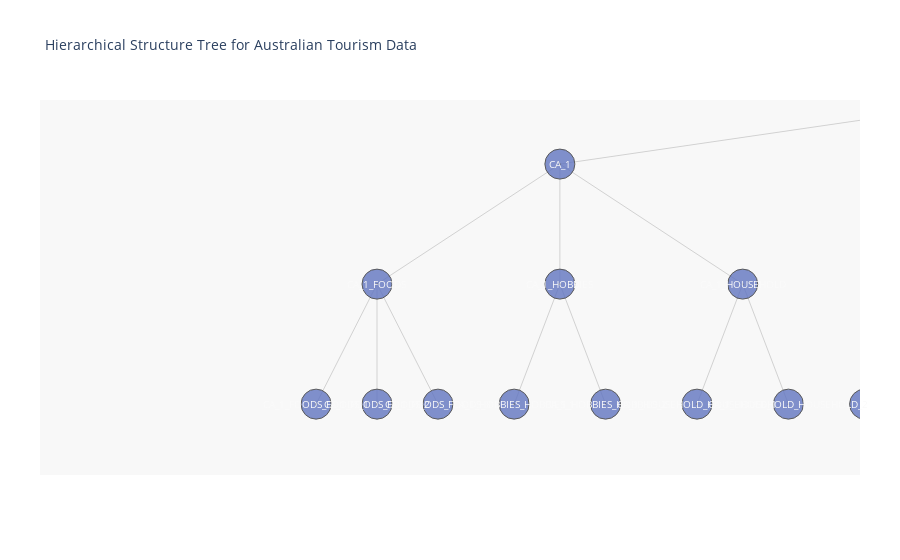

The cell this chart's notebook holds for it:
### Code cell
Xn, Yn, Xe, Ye, labels, annot = get_nodes_edges_position(root_edges, root="total")
M = max(Yn)

fig = go.Figure()

fig.add_trace(go.Scatter(x=Xe,
                   y=Ye,
                   mode='lines',
                   line=dict(color='rgb(210,210,210)', width=1),
                   hoverinfo='none'
                   ))

fig.add_trace(go.Scatter(x=Xn,
                  y=Yn,
                  mode='markers',
                  name='bla',
                  marker=dict(symbol='circle-dot',
                                size=30,
                                color='#6175c1',    #'#DB4551',
                                line=dict(color='rgb(50,50,50)', width=1)
                                ),
                  text=labels,
                  hoverinfo='text',
                  opacity=0.8
                  ))

axis = dict(showline=False, # hide axis line, grid, ticklabels and  title
            zeroline=False,
            showgrid=False,
            showticklabels=False,
            )

fig.update_layout(title= 'Hierarchical Structure Tree for Australian Tourism Data',
              annotations=annot,
              font_size=10,
              showlegend=False,
              xaxis=axis,
              yaxis=axis,
              margin=dict(l=40, r=40, b=85, t=100),
              hovermode='closest',
              plot_bgcolor='rgb(248,248,248)'
              )
fig.show()

### Figure 1 — Plotly figure (JSON) as saved in the notebook; plotly's stock layout.template omitted (floating-point values rounded to 4 significant figures; data arrays with more than 128 entries replaced by an {"elided": "..."} marker saying what was removed)
{"data": [{"hoverinfo": "none", "line": {"color": "rgb(210,210,210)", "width": 1}, "mode": "lines", "type": "scatter", "x": {"elided": "339 float values"}, "y": {"elided": "339 float values"}}, {"hoverinfo": "text", "marker": {"color": "#6175c1", "line": {"color": "rgb(50,50,50)", "width": 1}, "size": 30, "symbol": "circle-dot"}, "mode": "markers", "name": "bla", "opacity": 0.8, "text": ["total", "CA", "CA_1", "CA_1_FOODS", "CA_1_FOODS_FOODS_1", "CA_1_FOODS_FOODS_2", "CA_1_FOODS_FOODS_3", "CA_1_HOBBIES", "CA_1_HOBBIES_HOBBIES_1", "CA_1_HOBBIES_HOBBIES_2", "CA_1_HOUSEHOLD", "CA_1_HOUSEHOLD_HOUSEHOLD_1", "CA_1_HOUSEHOLD_HOUSEHOLD_2", "CA_2", "CA_2_FOODS", "CA_2_FOODS_FOODS_1", "CA_2_FOODS_FOODS_2", "CA_2_FOODS_FOODS_3", "CA_2_HOBBIES", "CA_2_HOBBIES_HOBBIES_1", "CA_2_HOBBIES_HOBBIES_2", "CA_2_HOUSEHOLD", "CA_2_HOUSEHOLD_HOUSEHOLD_1", "CA_2_HOUSEHOLD_HOUSEHOLD_2", "CA_3", "CA_3_FOODS", "CA_3_FOODS_FOODS_1", "CA_3_FOODS_FOODS_2", "CA_3_FOODS_FOODS_3", "CA_3_HOBBIES", "CA_3_HOBBIES_HOBBIES_1", "CA_3_HOBBIES_HOBBIES_2", "CA_3_HOUSEHOLD", "CA_3_HOUSEHOLD_HOUSEHOLD_1", "CA_3_HOUSEHOLD_HOUSEHOLD_2", "CA_4", "CA_4_FOODS", "CA_4_FOODS_FOODS_1", "CA_4_FOODS_FOODS_2", "CA_4_FOODS_FOODS_3", "CA_4_HOBBIES", "CA_4_HOBBIES_HOBBIES_1", "CA_4_HOBBIES_HOBBIES_2", "CA_4_HOUSEHOLD", "CA_4_HOUSEHOLD_HOUSEHOLD_1", "CA_4_HOUSEHOLD_HOUSEHOLD_2", "TX", "TX_1", "TX_1_FOODS", "TX_1_FOODS_FOODS_1", "TX_1_FOODS_FOODS_2", "TX_1_FOODS_FOODS_3", "TX_1_HOBBIES", "TX_1_HOBBIES_HOBBIES_1", "TX_1_HOBBIES_HOBBIES_2", "TX_1_HOUSEHOLD", "TX_1_HOUSEHOLD_HOUSEHOLD_1", "TX_1_HOUSEHOLD_HOUSEHOLD_2", "TX_2", "TX_2_FOODS", "TX_2_FOODS_FOODS_1", "TX_2_FOODS_FOODS_2", "TX_2_FOODS_FOODS_3", "TX_2_HOBBIES", "TX_2_HOBBIES_HOBBIES_1", "TX_2_HOBBIES_HOBBIES_2", "TX_2_HOUSEHOLD", "TX_2_HOUSEHOLD_HOUSEHOLD_1", "TX_2_HOUSEHOLD_HOUSEHOLD_2", "TX_3", "TX_3_FOODS", "TX_3_FOODS_FOODS_1", "TX_3_FOODS_FOODS_2", "TX_3_FOODS_FOODS_3", "TX_3_HOBBIES", "TX_3_HOBBIES_HOBBIES_1", "TX_3_HOBBIES_HOBBIES_2", "TX_3_HOUSEHOLD", "TX_3_HOUSEHOLD_HOUSEHOLD_1", "TX_3_HOUSEHOLD_HOUSEHOLD_2", "WI", "WI_1", "WI_1_FOODS", "WI_1_FOODS_FOODS_1", "WI_1_FOODS_FOODS_2", "WI_1_FOODS_FOODS_3", "WI_1_HOBBIES", "WI_1_HOBBIES_HOBBIES_1", "WI_1_HOBBIES_HOBBIES_2", "WI_1_HOUSEHOLD", "WI_1_HOUSEHOLD_HOUSEHOLD_1", "WI_1_HOUSEHOLD_HOUSEHOLD_2", "WI_2", "WI_2_FOODS", "WI_2_FOODS_FOODS_1", "WI_2_FOODS_FOODS_2", "WI_2_FOODS_FOODS_3", "WI_2_HOBBIES", "WI_2_HOBBIES_HOBBIES_1", "WI_2_HOBBIES_HOBBIES_2", "WI_2_HOUSEHOLD", "WI_2_HOUSEHOLD_HOUSEHOLD_1", "WI_2_HOUSEHOLD_HOUSEHOLD_2", "WI_3", "WI_3_FOODS", "WI_3_FOODS_FOODS_1", "WI_3_FOODS_FOODS_2", "WI_3_FOODS_FOODS_3", "WI_3_HOBBIES", "WI_3_HOBBIES_HOBBIES_1", "WI_3_HOBBIES_HOBBIES_2", "WI_3_HOUSEHOLD", "WI_3_HOUSEHOLD_HOUSEHOLD_1", "WI_3_HOUSEHOLD_HOUSEHOLD_2"], "type": "scatter", "x": [0.5, -3333.0, -4583.0, -4861.0, -4953.0, -4861.0, -4768.0, -4583.0, -4652.0, -4513.0, -4305.0, -4375.0, -4236.0, -3750.0, -4027.0, -4120.0, -4027.0, -3935.0, -3750.0, -3819.0, -3680.0, -3472.0, -3541.0, -3402.0, -2916.0, -3194.0, -3287.0, -3194.0, -3101.0, -2916.0, -2986.0, -2847.0, -2638.0, -2708.0, -2569.0, -2083.0, -2361.0, -2453.0, -2361.0, -2268.0, -2083.0, -2152.0, -2013.0, -1805.0, -1874.0, -1736.0, 0.5, -1111.0, -1481.0, -1604.0, -1481.0, -1358.0, -1111.0, -1203.0, -1018.0, -740.2, -832.8, -647.6, 0.5, -369.9, -493.3, -369.9, -246.4, 0.5, -92.09, 93.09, 370.9, 278.3, 463.5, 1112.0, 741.2, 617.8, 741.2, 864.7, 1112.0, 1019.0, 1204.0, 1482.0, 1389.0, 1575.0, 3334.0, 2223.0, 1852.0, 1729.0, 1852.0, 1976.0, 2223.0, 2130.0, 2315.0, 2593.0, 2501.0, 2686.0, 3334.0, 2963.0, 2840.0, 2963.0, 3087.0, 3334.0, 3241.0, 3426.0, 3704.0, 3612.0, 3797.0, 4445.0, 4075.0, 3951.0, 4075.0, 4198.0, 4445.0, 4352.0, 4538.0, 4815.0, 4723.0, 4908.0], "y": [0, -0.2, -0.4, -0.6, -0.8, -0.8, -0.8, -0.6, -0.8, -0.8, -0.6, -0.8, -0.8, -0.4, -0.6, -0.8, -0.8, -0.8, -0.6, -0.8, -0.8, -0.6, -0.8, -0.8, -0.4, -0.6, -0.8, -0.8, -0.8, -0.6, -0.8, -0.8, -0.6, -0.8, -0.8, -0.4, -0.6, -0.8, -0.8, -0.8, -0.6, -0.8, -0.8, -0.6, -0.8, -0.8, -0.2, -0.4, -0.6, -0.8, -0.8, -0.8, -0.6, -0.8, -0.8, -0.6, -0.8, -0.8, -0.4, -0.6, -0.8, -0.8, -0.8, -0.6, -0.8, -0.8, -0.6, -0.8, -0.8, -0.4, -0.6, -0.8, -0.8, -0.8, -0.6, -0.8, -0.8, -0.6, -0.8, -0.8, -0.2, -0.4, -0.6, -0.8, -0.8, -0.8, -0.6, -0.8, -0.8, -0.6, -0.8, -0.8, -0.4, -0.6, -0.8, -0.8, -0.8, -0.6, -0.8, -0.8, -0.6, -0.8, -0.8, -0.4, -0.6, -0.8, -0.8, -0.8, -0.6, -0.8, -0.8, -0.6, -0.8, -0.8]}], "layout": {"annotations": [{"font": {"color": "rgb(250,250,250)", "size": 10}, "showarrow": false, "text": "total", "x": 0.5, "xref": "x", "y": 0, "yref": "y"}, {"font": {"color": "rgb(250,250,250)", "size": 10}, "showarrow": false, "text": "CA", "x": -3333.0, "xref": "x", "y": -0.2, "yref": "y"}, {"font": {"color": "rgb(250,250,250)", "size": 10}, "showarrow": false, "text": "CA_1", "x": -4583.0, "xref": "x", "y": -0.4, "yref": "y"}, {"font": {"color": "rgb(250,250,250)", "size": 10}, "showarrow": false, "text": "CA_1_FOODS", "x": -4861.0, "xref": "x", "y": -0.6, "yref": "y"}, {"font": {"color": "rgb(250,250,250)", "size": 10}, "showarrow": false, "text": "CA_1_FOODS_FOODS_1", "x": -4953.0, "xref": "x", "y": -0.8, "yref": "y"}, {"font": {"color": "rgb(250,250,250)", "size": 10}, "showarrow": false, "text": "CA_1_FOODS_FOODS_2", "x": -4861.0, "xref": "x", "y": -0.8, "yref": "y"}, {"font": {"color": "rgb(250,250,250)", "size": 10}, "showarrow": false, "text": "CA_1_FOODS_FOODS_3", "x": -4768.0, "xref": "x", "y": -0.8, "yref": "y"}, {"font": {"color": "rgb(250,250,250)", "size": 10}, "showarrow": false, "text": "CA_1_HOBBIES", "x": -4583.0, "xref": "x", "y": -0.6, "yref": "y"}, {"font": {"color": "rgb(250,250,250)", "size": 10}, "showarrow": false, "text": "CA_1_HOBBIES_HOBBIES_1", "x": -4652.0, "xref": "x", "y": -0.8, "yref": "y"}, {"font": {"color": "rgb(250,250,250)", "size": 10}, "showarrow": false, "text": "CA_1_HOBBIES_HOBBIES_2", "x": -4513.0, "xref": "x", "y": -0.8, "yref": "y"}, {"font": {"color": "rgb(250,250,250)", "size": 10}, "showarrow": false, "text": "CA_1_HOUSEHOLD", "x": -4305.0, "xref": "x", "y": -0.6, "yref": "y"}, {"font": {"color": "rgb(250,250,250)", "size": 10}, "showarrow": false, "text": "CA_1_HOUSEHOLD_HOUSEHOLD_1", "x": -4375.0, "xref": "x", "y": -0.8, "yref": "y"}, {"font": {"color": "rgb(250,250,250)", "size": 10}, "showarrow": false, "text": "CA_1_HOUSEHOLD_HOUSEHOLD_2", "x": -4236.0, "xref": "x", "y": -0.8, "yref": "y"}, {"font": {"color": "rgb(250,250,250)", "size": 10}, "showarrow": false, "text": "CA_2", "x": -3750.0, "xref": "x", "y": -0.4, "yref": "y"}, {"font": {"color": "rgb(250,250,250)", "size": 10}, "showarrow": false, "text": "CA_2_FOODS", "x": -4027.0, "xref": "x", "y": -0.6, "yref": "y"}, {"font": {"color": "rgb(250,250,250)", "size": 10}, "showarrow": false, "text": "CA_2_FOODS_FOODS_1", "x": -4120.0, "xref": "x", "y": -0.8, "yref": "y"}, {"font": {"color": "rgb(250,250,250)", "size": 10}, "showarrow": false, "text": "CA_2_FOODS_FOODS_2", "x": -4027.0, "xref": "x", "y": -0.8, "yref": "y"}, {"font": {"color": "rgb(250,250,250)", "size": 10}, "showarrow": false, "text": "CA_2_FOODS_FOODS_3", "x": -3935.0, "xref": "x", "y": -0.8, "yref": "y"}, {"font": {"color": "rgb(250,250,250)", "size": 10}, "showarrow": false, "text": "CA_2_HOBBIES", "x": -3750.0, "xref": "x", "y": -0.6, "yref": "y"}, {"font": {"color": "rgb(250,250,250)", "size": 10}, "showarrow": false, "text": "CA_2_HOBBIES_HOBBIES_1", "x": -3819.0, "xref": "x", "y": -0.8, "yref": "y"}, {"font": {"color": "rgb(250,250,250)", "size": 10}, "showarrow": false, "text": "CA_2_HOBBIES_HOBBIES_2", "x": -3680.0, "xref": "x", "y": -0.8, "yref": "y"}, {"font": {"color": "rgb(250,250,250)", "size": 10}, "showarrow": false, "text": "CA_2_HOUSEHOLD", "x": -3472.0, "xref": "x", "y": -0.6, "yref": "y"}, {"font": {"color": "rgb(250,250,250)", "size": 10}, "showarrow": false, "text": "CA_2_HOUSEHOLD_HOUSEHOLD_1", "x": -3541.0, "xref": "x", "y": -0.8, "yref": "y"}, {"font": {"color": "rgb(250,250,250)", "size": 10}, "showarrow": false, "text": "CA_2_HOUSEHOLD_HOUSEHOLD_2", "x": -3402.0, "xref": "x", "y": -0.8, "yref": "y"}, {"font": {"color": "rgb(250,250,250)", "size": 10}, "showarrow": false, "text": "CA_3", "x": -2916.0, "xref": "x", "y": -0.4, "yref": "y"}, {"font": {"color": "rgb(250,250,250)", "size": 10}, "showarrow": false, "text": "CA_3_FOODS", "x": -3194.0, "xref": "x", "y": -0.6, "yref": "y"}, {"font": {"color": "rgb(250,250,250)", "size": 10}, "showarrow": false, "text": "CA_3_FOODS_FOODS_1", "x": -3287.0, "xref": "x", "y": -0.8, "yref": "y"}, {"font": {"color": "rgb(250,250,250)", "size": 10}, "showarrow": false, "text": "CA_3_FOODS_FOODS_2", "x": -3194.0, "xref": "x", "y": -0.8, "yref": "y"}, {"font": {"color": "rgb(250,250,250)", "size": 10}, "showarrow": false, "text": "CA_3_FOODS_FOODS_3", "x": -3101.0, "xref": "x", "y": -0.8, "yref": "y"}, {"font": {"color": "rgb(250,250,250)", "size": 10}, "showarrow": false, "text": "CA_3_HOBBIES", "x": -2916.0, "xref": "x", "y": -0.6, "yref": "y"}, {"font": {"color": "rgb(250,250,250)", "size": 10}, "showarrow": false, "text": "CA_3_HOBBIES_HOBBIES_1", "x": -2986.0, "xref": "x", "y": -0.8, "yref": "y"}, {"font": {"color": "rgb(250,250,250)", "size": 10}, "showarrow": false, "text": "CA_3_HOBBIES_HOBBIES_2", "x": -2847.0, "xref": "x", "y": -0.8, "yref": "y"}, {"font": {"color": "rgb(250,250,250)", "size": 10}, "showarrow": false, "text": "CA_3_HOUSEHOLD", "x": -2638.0, "xref": "x", "y": -0.6, "yref": "y"}, {"font": {"color": "rgb(250,250,250)", "size": 10}, "showarrow": false, "text": "CA_3_HOUSEHOLD_HOUSEHOLD_1", "x": -2708.0, "xref": "x", "y": -0.8, "yref": "y"}, {"font": {"color": "rgb(250,250,250)", "size": 10}, "showarrow": false, "text": "CA_3_HOUSEHOLD_HOUSEHOLD_2", "x": -2569.0, "xref": "x", "y": -0.8, "yref": "y"}, {"font": {"color": "rgb(250,250,250)", "size": 10}, "showarrow": false, "text": "CA_4", "x": -2083.0, "xref": "x", "y": -0.4, "yref": "y"}, {"font": {"color": "rgb(250,250,250)", "size": 10}, "showarrow": false, "text": "CA_4_FOODS", "x": -2361.0, "xref": "x", "y": -0.6, "yref": "y"}, {"font": {"color": "rgb(250,250,250)", "size": 10}, "showarrow": false, "text": "CA_4_FOODS_FOODS_1", "x": -2453.0, "xref": "x", "y": -0.8, "yref": "y"}, {"font": {"color": "rgb(250,250,250)", "size": 10}, "showarrow": false, "text": "CA_4_FOODS_FOODS_2", "x": -2361.0, "xref": "x", "y": -0.8, "yref": "y"}, {"font": {"color": "rgb(250,250,250)", "size": 10}, "showarrow": false, "text": "CA_4_FOODS_FOODS_3", "x": -2268.0, "xref": "x", "y": -0.8, "yref": "y"}, {"font": {"color": "rgb(250,250,250)", "size": 10}, "showarrow": false, "text": "CA_4_HOBBIES", "x": -2083.0, "xref": "x", "y": -0.6, "yref": "y"}, {"font": {"color": "rgb(250,250,250)", "size": 10}, "showarrow": false, "text": "CA_4_HOBBIES_HOBBIES_1", "x": -2152.0, "xref": "x", "y": -0.8, "yref": "y"}, {"font": {"color": "rgb(250,250,250)", "size": 10}, "showarrow": false, "text": "CA_4_HOBBIES_HOBBIES_2", "x": -2013.0, "xref": "x", "y": -0.8, "yref": "y"}, {"font": {"color": "rgb(250,250,250)", "size": 10}, "showarrow": false, "text": "CA_4_HOUSEHOLD", "x": -1805.0, "xref": "x", "y": -0.6, "yref": "y"}, {"font": {"color": "rgb(250,250,250)", "size": 10}, "showarrow": false, "text": "CA_4_HOUSEHOLD_HOUSEHOLD_1", "x": -1874.0, "xref": "x", "y": -0.8, "yref": "y"}, {"font": {"color": "rgb(250,250,250)", "size": 10}, "showarrow": false, "text": "CA_4_HOUSEHOLD_HOUSEHOLD_2", "x": -1736.0, "xref": "x", "y": -0.8, "yref": "y"}, {"font": {"color": "rgb(250,250,250)", "size": 10}, "showarrow": false, "text": "TX", "x": 0.5, "xref": "x", "y": -0.2, "yref": "y"}, {"font": {"color": "rgb(250,250,250)", "size": 10}, "showarrow": false, "text": "TX_1", "x": -1111.0, "xref": "x", "y": -0.4, "yref": "y"}, {"font": {"color": "rgb(250,250,250)", "size": 10}, "showarrow": false, "text": "TX_1_FOODS", "x": -1481.0, "xref": "x", "y": -0.6, "yref": "y"}, {"font": {"color": "rgb(250,250,250)", "size": 10}, "showarrow": false, "text": "TX_1_FOODS_FOODS_1", "x": -1604.0, "xref": "x", "y": -0.8, "yref": "y"}, {"font": {"color": "rgb(250,250,250)", "size": 10}, "showarrow": false, "text": "TX_1_FOODS_FOODS_2", "x": -1481.0, "xref": "x", "y": -0.8, "yref": "y"}, {"font": {"color": "rgb(250,250,250)", "size": 10}, "showarrow": false, "text": "TX_1_FOODS_FOODS_3", "x": -1358.0, "xref": "x", "y": -0.8, "yref": "y"}, {"font": {"color": "rgb(250,250,250)", "size": 10}, "showarrow": false, "text": "TX_1_HOBBIES", "x": -1111.0, "xref": "x", "y": -0.6, "yref": "y"}, {"font": {"color": "rgb(250,250,250)", "size": 10}, "showarrow": false, "text": "TX_1_HOBBIES_HOBBIES_1", "x": -1203.0, "xref": "x", "y": -0.8, "yref": "y"}, {"font": {"color": "rgb(250,250,250)", "size": 10}, "showarrow": false, "text": "TX_1_HOBBIES_HOBBIES_2", "x": -1018.0, "xref": "x", "y": -0.8, "yref": "y"}, {"font": {"color": "rgb(250,250,250)", "size": 10}, "showarrow": false, "text": "TX_1_HOUSEHOLD", "x": -740.2, "xref": "x", "y": -0.6, "yref": "y"}, {"font": {"color": "rgb(250,250,250)", "size": 10}, "showarrow": false, "text": "TX_1_HOUSEHOLD_HOUSEHOLD_1", "x": -832.8, "xref": "x", "y": -0.8, "yref": "y"}, {"font": {"color": "rgb(250,250,250)", "size": 10}, "showarrow": false, "text": "TX_1_HOUSEHOLD_HOUSEHOLD_2", "x": -647.6, "xref": "x", "y": -0.8, "yref": "y"}, {"font": {"color": "rgb(250,250,250)", "size": 10}, "showarrow": false, "text": "TX_2", "x": 0.5, "xref": "x", "y": -0.4, "yref": "y"}, {"font": {"color": "rgb(250,250,250)", "size": 10}, "showarrow": false, "text": "TX_2_FOODS", "x": -369.9, "xref": "x", "y": -0.6, "yref": "y"}, {"font": {"color": "rgb(250,250,250)", "size": 10}, "showarrow": false, "text": "TX_2_FOODS_FOODS_1", "x": -493.3, "xref": "x", "y": -0.8, "yref": "y"}, {"font": {"color": "rgb(250,250,250)", "size": 10}, "showarrow": false, "text": "TX_2_FOODS_FOODS_2", "x": -369.9, "xref": "x", "y": -0.8, "yref": "y"}, {"font": {"color": "rgb(250,250,250)", "size": 10}, "showarrow": false, "text": "TX_2_FOODS_FOODS_3", "x": -246.4, "xref": "x", "y": -0.8, "yref": "y"}, {"font": {"color": "rgb(250,250,250)", "size": 10}, "showarrow": false, "text": "TX_2_HOBBIES", "x": 0.5, "xref": "x", "y": -0.6, "yref": "y"}, {"font": {"color": "rgb(250,250,250)", "size": 10}, "showarrow": false, "text": "TX_2_HOBBIES_HOBBIES_1", "x": -92.09, "xref": "x", "y": -0.8, "yref": "y"}, {"font": {"color": "rgb(250,250,250)", "size": 10}, "showarrow": false, "text": "TX_2_HOBBIES_HOBBIES_2", "x": 93.09, "xref": "x", "y": -0.8, "yref": "y"}, {"font": {"color": "rgb(250,250,250)", "size": 10}, "showarrow": false, "text": "TX_2_HOUSEHOLD", "x": 370.9, "xref": "x", "y": -0.6, "yref": "y"}, {"font": {"color": "rgb(250,250,250)", "size": 10}, "showarrow": false, "text": "TX_2_HOUSEHOLD_HOUSEHOLD_1", "x": 278.3, "xref": "x", "y": -0.8, "yref": "y"}, {"font": {"color": "rgb(250,250,250)", "size": 10}, "showarrow": false, "text": "TX_2_HOUSEHOLD_HOUSEHOLD_2", "x": 463.5, "xref": "x", "y": -0.8, "yref": "y"}, {"font": {"color": "rgb(250,250,250)", "size": 10}, "showarrow": false, "text": "TX_3", "x": 1112.0, "xref": "x", "y": -0.4, "yref": "y"}, {"font": {"color": "rgb(250,250,250)", "size": 10}, "showarrow": false, "text": "TX_3_FOODS", "x": 741.2, "xref": "x", "y": -0.6, "yref": "y"}, {"font": {"color": "rgb(250,250,250)", "size": 10}, "showarrow": false, "text": "TX_3_FOODS_FOODS_1", "x": 617.8, "xref": "x", "y": -0.8, "yref": "y"}, {"font": {"color": "rgb(250,250,250)", "size": 10}, "showarrow": false, "text": "TX_3_FOODS_FOODS_2", "x": 741.2, "xref": "x", "y": -0.8, "yref": "y"}, {"font": {"color": "rgb(250,250,250)", "size": 10}, "showarrow": false, "text": "TX_3_FOODS_FOODS_3", "x": 864.7, "xref": "x", "y": -0.8, "yref": "y"}, {"font": {"color": "rgb(250,250,250)", "size": 10}, "showarrow": false, "text": "TX_3_HOBBIES", "x": 1112.0, "xref": "x", "y": -0.6, "yref": "y"}, {"font": {"color": "rgb(250,250,250)", "size": 10}, "showarrow": false, "text": "TX_3_HOBBIES_HOBBIES_1", "x": 1019.0, "xref": "x", "y": -0.8, "yref": "y"}, {"font": {"color": "rgb(250,250,250)", "size": 10}, "showarrow": false, "text": "TX_3_HOBBIES_HOBBIES_2", "x": 1204.0, "xref": "x", "y": -0.8, "yref": "y"}, {"font": {"color": "rgb(250,250,250)", "size": 10}, "showarrow": false, "text": "TX_3_HOUSEHOLD", "x": 1482.0, "xref": "x", "y": -0.6, "yref": "y"}, {"font": {"color": "rgb(250,250,250)", "size": 10}, "showarrow": false, "text": "TX_3_HOUSEHOLD_HOUSEHOLD_1", "x": 1389.0, "xref": "x", "y": -0.8, "yref": "y"}, {"font": {"color": "rgb(250,250,250)", "size": 10}, "showarrow": false, "text": "TX_3_HOUSEHOLD_HOUSEHOLD_2", "x": 1575.0, "xref": "x", "y": -0.8, "yref": "y"}, {"font": {"color": "rgb(250,250,250)", "size": 10}, "showarrow": false, "text": "WI", "x": 3334.0, "xref": "x", "y": -0.2, "yref": "y"}, {"font": {"color": "rgb(250,250,250)", "size": 10}, "showarrow": false, "text": "WI_1", "x": 2223.0, "xref": "x", "y": -0.4, "yref": "y"}, {"font": {"color": "rgb(250,250,250)", "size": 10}, "showarrow": false, "text": "WI_1_FOODS", "x": 1852.0, "xref": "x", "y": -0.6, "yref": "y"}, {"font": {"color": "rgb(250,250,250)", "size": 10}, "showarrow": false, "text": "WI_1_FOODS_FOODS_1", "x": 1729.0, "xref": "x", "y": -0.8, "yref": "y"}, {"font": {"color": "rgb(250,250,250)", "size": 10}, "showarrow": false, "text": "WI_1_FOODS_FOODS_2", "x": 1852.0, "xref": "x", "y": -0.8, "yref": "y"}, {"font": {"color": "rgb(250,250,250)", "size": 10}, "showarrow": false, "text": "WI_1_FOODS_FOODS_3", "x": 1976.0, "xref": "x", "y": -0.8, "yref": "y"}, {"font": {"color": "rgb(250,250,250)", "size": 10}, "showarrow": false, "text": "WI_1_HOBBIES", "x": 2223.0, "xref": "x", "y": -0.6, "yref": "y"}, {"font": {"color": "rgb(250,250,250)", "size": 10}, "showarrow": false, "text": "WI_1_HOBBIES_HOBBIES_1", "x": 2130.0, "xref": "x", "y": -0.8, "yref": "y"}, {"font": {"color": "rgb(250,250,250)", "size": 10}, "showarrow": false, "text": "WI_1_HOBBIES_HOBBIES_2", "x": 2315.0, "xref": "x", "y": -0.8, "yref": "y"}, {"font": {"color": "rgb(250,250,250)", "size": 10}, "showarrow": false, "text": "WI_1_HOUSEHOLD", "x": 2593.0, "xref": "x", "y": -0.6, "yref": "y"}, {"font": {"color": "rgb(250,250,250)", "size": 10}, "showarrow": false, "text": "WI_1_HOUSEHOLD_HOUSEHOLD_1", "x": 2501.0, "xref": "x", "y": -0.8, "yref": "y"}, {"font": {"color": "rgb(250,250,250)", "size": 10}, "showarrow": false, "text": "WI_1_HOUSEHOLD_HOUSEHOLD_2", "x": 2686.0, "xref": "x", "y": -0.8, "yref": "y"}, {"font": {"color": "rgb(250,250,250)", "size": 10}, "showarrow": false, "text": "WI_2", "x": 3334.0, "xref": "x", "y": -0.4, "yref": "y"}, {"font": {"color": "rgb(250,250,250)", "size": 10}, "showarrow": false, "text": "WI_2_FOODS", "x": 2963.0, "xref": "x", "y": -0.6, "yref": "y"}, {"font": {"color": "rgb(250,250,250)", "size": 10}, "showarrow": false, "text": "WI_2_FOODS_FOODS_1", "x": 2840.0, "xref": "x", "y": -0.8, "yref": "y"}, {"font": {"color": "rgb(250,250,250)", "size": 10}, "showarrow": false, "text": "WI_2_FOODS_FOODS_2", "x": 2963.0, "xref": "x", "y": -0.8, "yref": "y"}, {"font": {"color": "rgb(250,250,250)", "size": 10}, "showarrow": false, "text": "WI_2_FOODS_FOODS_3", "x": 3087.0, "xref": "x", "y": -0.8, "yref": "y"}, {"font": {"color": "rgb(250,250,250)", "size": 10}, "showarrow": false, "text": "WI_2_HOBBIES", "x": 3334.0, "xref": "x", "y": -0.6, "yref": "y"}, {"font": {"color": "rgb(250,250,250)", "size": 10}, "showarrow": false, "text": "WI_2_HOBBIES_HOBBIES_1", "x": 3241.0, "xref": "x", "y": -0.8, "yref": "y"}, {"font": {"color": "rgb(250,250,250)", "size": 10}, "showarrow": false, "text": "WI_2_HOBBIES_HOBBIES_2", "x": 3426.0, "xref": "x", "y": -0.8, "yref": "y"}, {"font": {"color": "rgb(250,250,250)", "size": 10}, "showarrow": false, "text": "WI_2_HOUSEHOLD", "x": 3704.0, "xref": "x", "y": -0.6, "yref": "y"}, {"font": {"color": "rgb(250,250,250)", "size": 10}, "showarrow": false, "text": "WI_2_HOUSEHOLD_HOUSEHOLD_1", "x": 3612.0, "xref": "x", "y": -0.8, "yref": "y"}, {"font": {"color": "rgb(250,250,250)", "size": 10}, "showarrow": false, "text": "WI_2_HOUSEHOLD_HOUSEHOLD_2", "x": 3797.0, "xref": "x", "y": -0.8, "yref": "y"}, {"font": {"color": "rgb(250,250,250)", "size": 10}, "showarrow": false, "text": "WI_3", "x": 4445.0, "xref": "x", "y": -0.4, "yref": "y"}, {"font": {"color": "rgb(250,250,250)", "size": 10}, "showarrow": false, "text": "WI_3_FOODS", "x": 4075.0, "xref": "x", "y": -0.6, "yref": "y"}, {"font": {"color": "rgb(250,250,250)", "size": 10}, "showarrow": false, "text": "WI_3_FOODS_FOODS_1", "x": 3951.0, "xref": "x", "y": -0.8, "yref": "y"}, {"font": {"color": "rgb(250,250,250)", "size": 10}, "showarrow": false, "text": "WI_3_FOODS_FOODS_2", "x": 4075.0, "xref": "x", "y": -0.8, "yref": "y"}, {"font": {"color": "rgb(250,250,250)", "size": 10}, "showarrow": false, "text": "WI_3_FOODS_FOODS_3", "x": 4198.0, "xref": "x", "y": -0.8, "yref": "y"}, {"font": {"color": "rgb(250,250,250)", "size": 10}, "showarrow": false, "text": "WI_3_HOBBIES", "x": 4445.0, "xref": "x", "y": -0.6, "yref": "y"}, {"font": {"color": "rgb(250,250,250)", "size": 10}, "showarrow": false, "text": "WI_3_HOBBIES_HOBBIES_1", "x": 4352.0, "xref": "x", "y": -0.8, "yref": "y"}, {"font": {"color": "rgb(250,250,250)", "size": 10}, "showarrow": false, "text": "WI_3_HOBBIES_HOBBIES_2", "x": 4538.0, "xref": "x", "y": -0.8, "yref": "y"}, {"font": {"color": "rgb(250,250,250)", "size": 10}, "showarrow": false, "text": "WI_3_HOUSEHOLD", "x": 4815.0, "xref": "x", "y": -0.6, "yref": "y"}, {"font": {"color": "rgb(250,250,250)", "size": 10}, "showarrow": false, "text": "WI_3_HOUSEHOLD_HOUSEHOLD_1", "x": 4723.0, "xref": "x", "y": -0.8, "yref": "y"}, {"font": {"color": "rgb(250,250,250)", "size": 10}, "showarrow": false, "text": "WI_3_HOUSEHOLD_HOUSEHOLD_2", "x": 4908.0, "xref": "x", "y": -0.8, "yref": "y"}], "autosize": true, "font": {"size": 10}, "hovermode": "closest", "margin": {"b": 85, "l": 40, "r": 40, "t": 100}, "plot_bgcolor": "rgb(248,248,248)", "showlegend": false, "title": {"text": "Hierarchical Structure Tree for Australian Tourism Data"}, "xaxis": {"autorange": false, "range": [-5373.0, -4127.0], "showgrid": false, "showline": false, "showticklabels": false, "type": "linear", "zeroline": false}, "yaxis": {"autorange": false, "range": [-0.9181, -0.2932], "showgrid": false, "showline": false, "showticklabels": false, "type": "linear", "zeroline": false}}}
